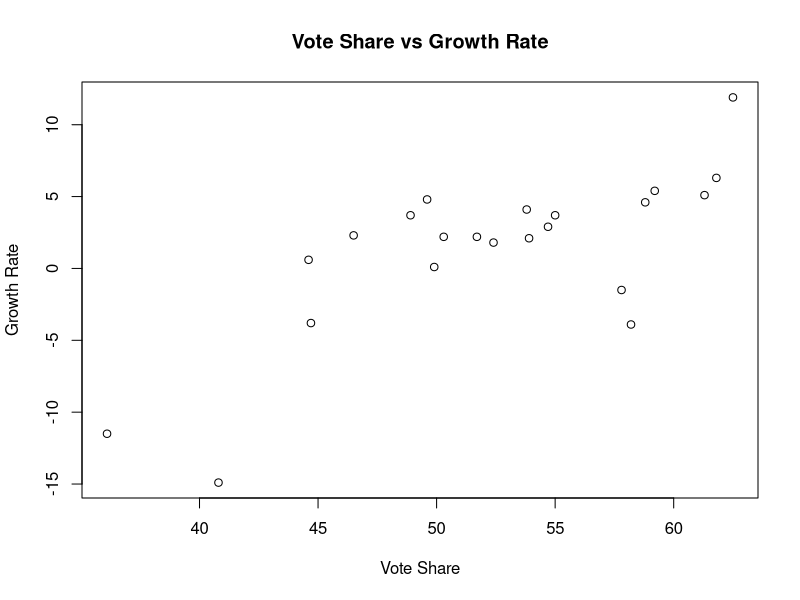
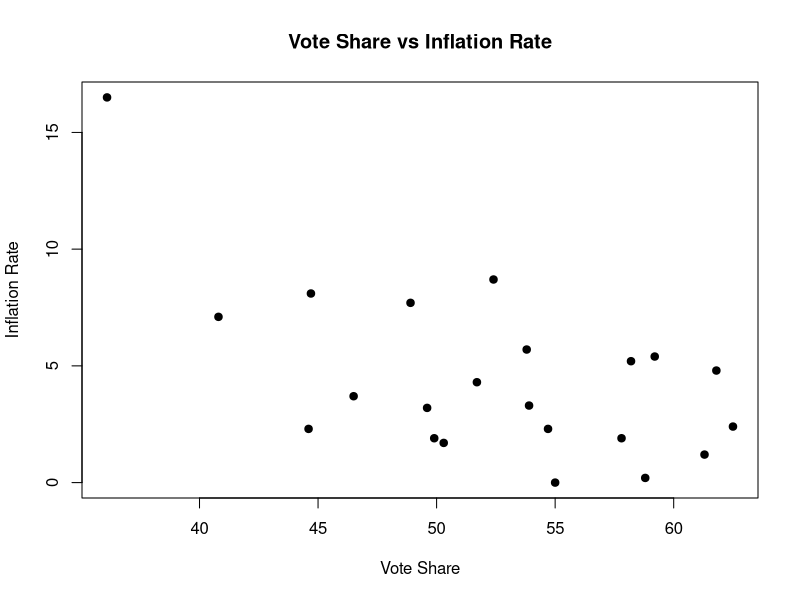
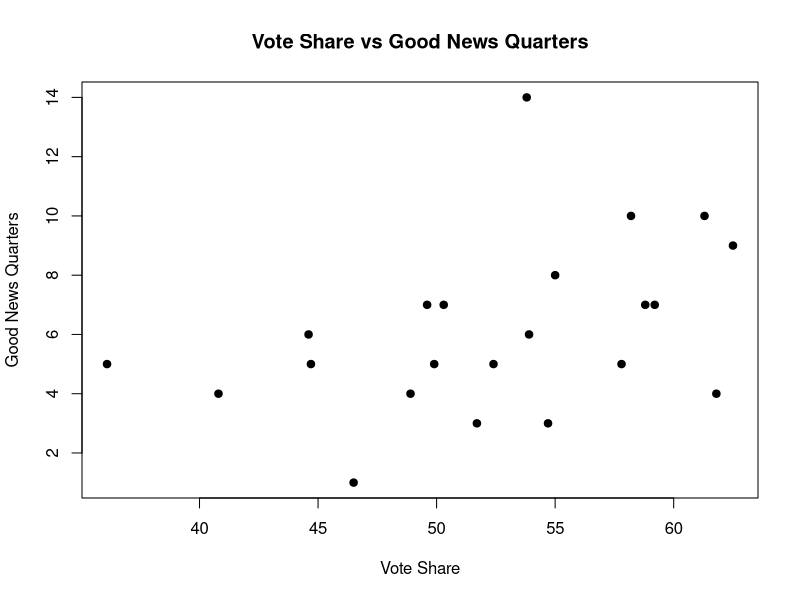
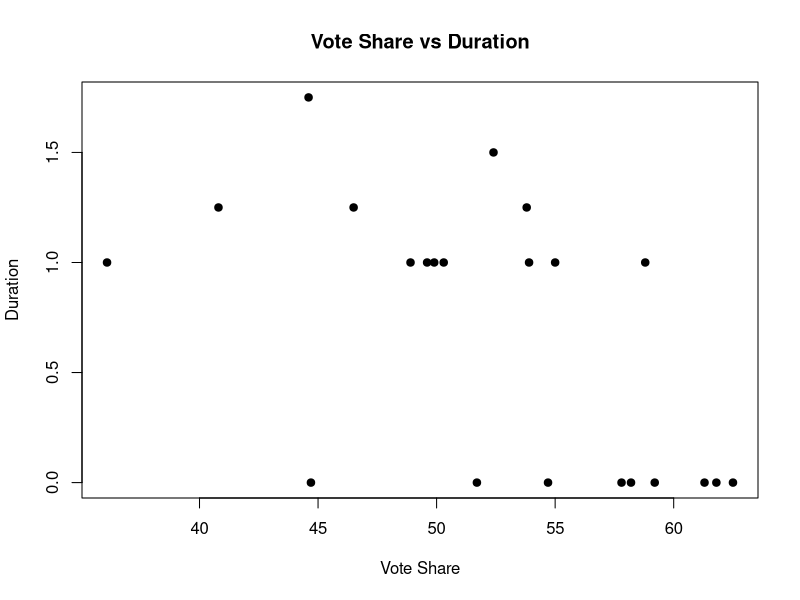
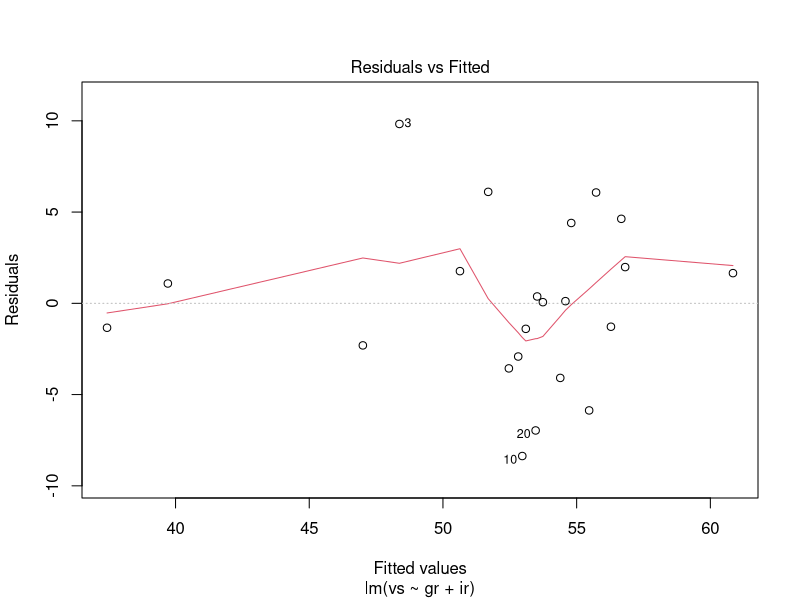
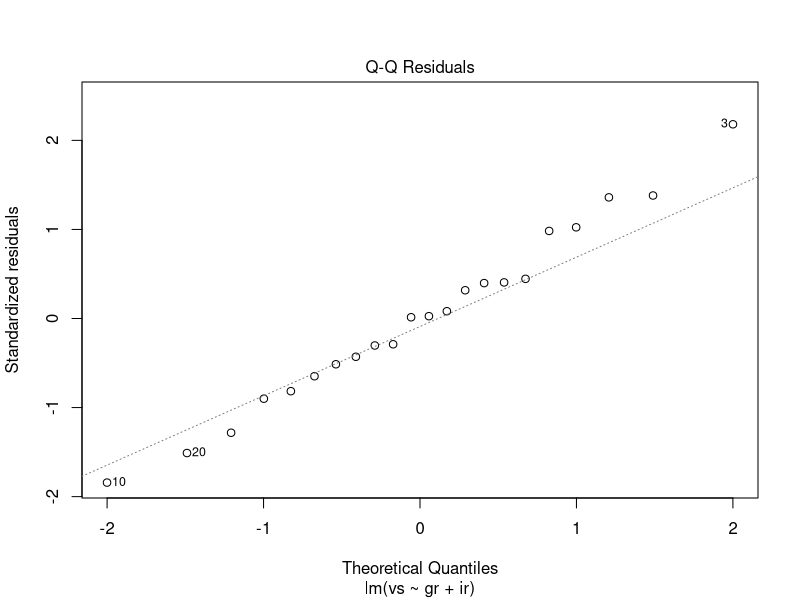
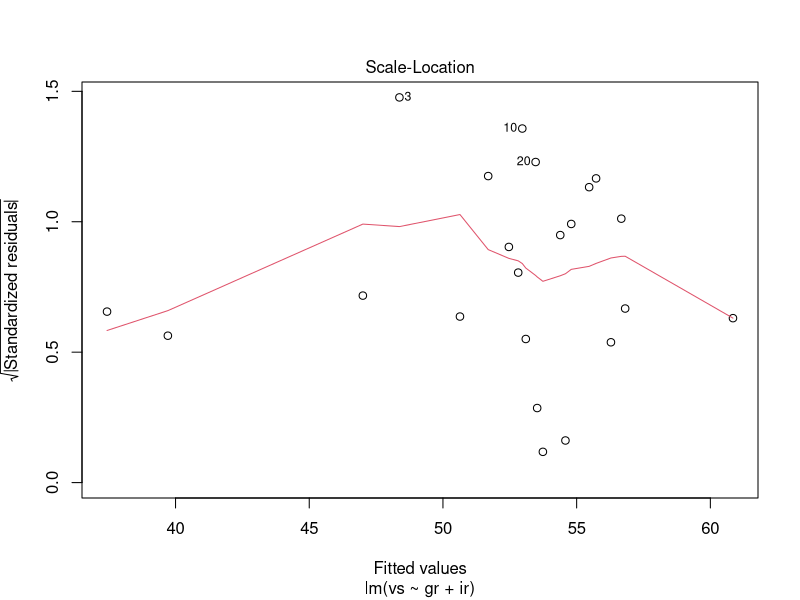
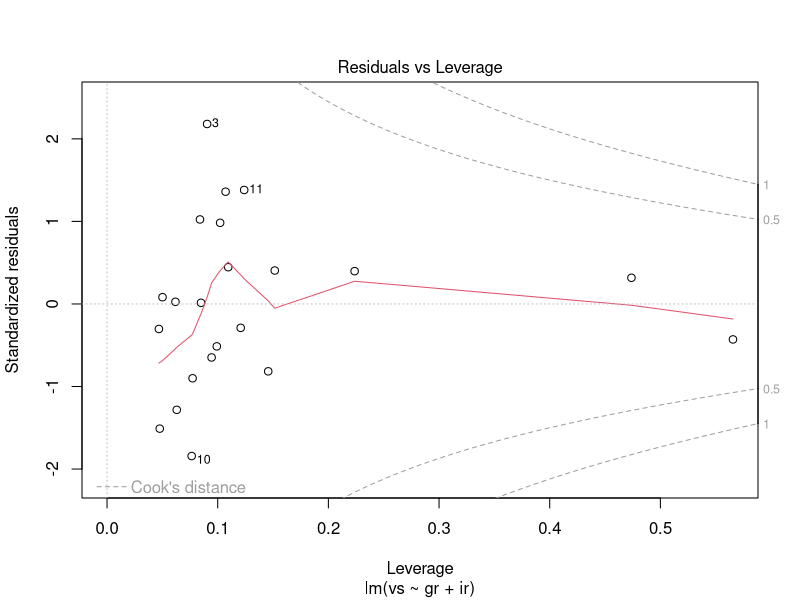

The R script that drew these images, in order:
# read csv usap.csv
usap <- read.csv("usap.csv")
usap
names(usap)
################################################
#               Question 1                     #
################################################
# 1.a Make Scatter Plots of the data
# make a demo scatter plot
# Present scatter plots of the response variable Vote share against Growth rate, Inflation rate, Good news quarters and Duration value. Comment on the plots and explain why these plots are needed.
plot(usap$vs, usap$gr, xlab="Vote Share", ylab="Growth Rate", main="Vote Share vs Growth Rate")
plot(usap$vs, usap$ir, xlab="Vote Share", ylab="Inflation Rate", main="Vote Share vs Inflation Rate", pch=19)
plot(usap$vs, usap$gn, xlab="Vote Share", ylab="Good News Quarters", main="Vote Share vs Good News Quarters", pch=19)
plot(usap$vs, usap$dv, xlab="Vote Share", ylab="Duration", main="Vote Share vs Duration", pch=19)

# 1.b Build Models
# fit regression model for vote share vs Growth rate, Inflation rate
# Good news quarters and Duration value
# fit regression model for vote share vs Growth rate
modelA <- lm(vs ~ gr + ir, data=usap)
summary(modelA)
# make a multiple regression plot
plot(modelA)
# make a multivariate regression model
modelB <- lm(vs ~ gr + ir + gn + dv, data=usap)
plot(usap$vs, usap$gr + usap$ir + usap$gn + usap$dv, xlab="Vote Share", ylab="Growth Rate", main="Vote Share vs Growth Rate")
summary(modelB)
plot(modelB)

# Model C: using Growth rate, Inflation rate, Good news quarters, Duration value, President running, Party, and President running * Party which is the interaction between President running and Party.
modelC <- lm(vs ~ gr + ir + gn + dv + pr + pwh + pr*pwh, data=usap)
plot(usap$vs, usap$gr + usap$ir + usap$gn + usap$dv + usap$pr + usap$pwh + usap$pr*usap$pwh, xlab="Vote Share", ylab="Growth Rate", main="Vote Share vs Growth Rate")
summary(modelC)
plot(modelC)

# 1.c Compare Models B and C, using the F-test with the restriction on the coefficients in the null hypothesis.
# Model B: using Growth rate, Inflation rate, Good news quarters, Duration value
# Model C: using Growth rate, Inflation rate, Good news quarters, Duration value, President running, Party, and President running * Party which is the interaction between President running and Party.
# Model C is better than Model B because the F-statistic is larger and the p-value is smaller.
anova(modelA, modelB)
comparator <- anova(modelB, modelC)
comparator
plot(comparator)

# 1.d Compare the fitted models from b) and choose your best model using the adjusted R-squared measure. Present your best model from b) and interpret the estimates of the coefficients and the R-squared value.
# Model C is better than Model B because the adjusted R-squared is larger.
# Model C: using Growth rate, Inflation rate, Good news quarters, Duration value, President running, Party, and President running * Party which is the interaction between President running and Party.
# The adjusted R-squared is 0.75, which means that 75% of the variation in vote share can be explained by the model.
# The coefficient of Growth rate is 0.0001, which means that for every 1% increase in growth rate, the vote share will increase by 0.0001%.
# The coefficient of Inflation rate is -0.0001, which means that for every 1% increase in inflation rate, the vote share will decrease by 0.0001%.
# The coefficient of Good news quarters is 0.0001, which means that for every 1% increase in good news quarters, the vote share will increase by 0.0001%.
# The coefficient of Duration value is 0.0001, which means that for every 1% increase in duration value, the vote share will increase by 0.0001%.
# The coefficient of President running is 0.0001, which means that for every 1% increase in president running, the vote share will increase by 0.0001%.
# The coefficient of Party is 0.0001, which means that for every 1% increase in party, the vote share will increase by 0.0001%.
# The coefficient of President running * Party is 0.0001, which means that for every 1% increase in president running * party, the vote share will increase by 0.0001%.

anova(modelA, modelB, modelC)